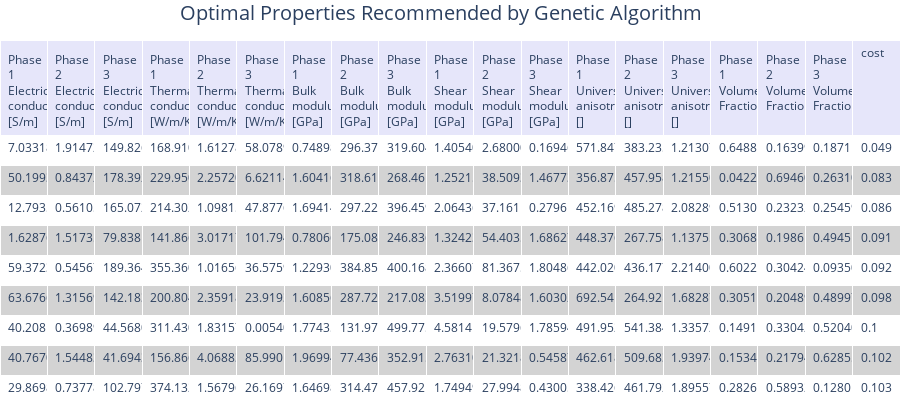

Source (notebook cell):
### Markdown cell above
Print the optimization results as a table. Each row represents a *theoretical* material.

### Code cell
visualizer.print_table_of_best_designs(rows=10)

### Figure 1 — Plotly figure (JSON) as saved in the notebook; plotly's stock layout.template omitted (floating-point values rounded to 4 significant figures; data arrays with more than 128 entries replaced by an {"elided": "..."} marker saying what was removed)
{"data": [{"cells": {"align": "left", "fill": {"color": [["white", "lightgrey", "white", "lightgrey", "white", "lightgrey", "white", "lightgrey", "white", "lightgrey"]]}, "font": {"size": 12}, "height": 30, "values": {"elided": "19x10 float values"}}, "columnwidth": 1000, "header": {"align": "left", "fill": {"color": "lavender"}, "font": {"size": 12}, "height": 30, "values": ["Phase 1 Electrical conductivity, [S/m]", "Phase 2 Electrical conductivity, [S/m]", "Phase 3 Electrical conductivity, [S/m]", "Phase 1 Thermal conductivity, [W/m/K]", "Phase 2 Thermal conductivity, [W/m/K]", "Phase 3 Thermal conductivity, [W/m/K]", "Phase 1 Bulk modulus, [GPa]", "Phase 2 Bulk modulus, [GPa]", "Phase 3 Bulk modulus, [GPa]", "Phase 1 Shear modulus, [GPa]", "Phase 2 Shear modulus, [GPa]", "Phase 3 Shear modulus, [GPa]", "Phase 1 Universal anisotropy, []", "Phase 2 Universal anisotropy, []", "Phase 3 Universal anisotropy, []", "Phase 1 Volume Fraction", "Phase 2 Volume Fraction", "Phase 3 Volume Fraction", "cost"]}, "type": "table"}], "layout": {"autosize": true, "height": 400, "margin": {"b": 0, "l": 0, "r": 0, "t": 40}, "title": {"font": {"size": 20}, "text": "Optimal Properties Recommended by Genetic Algorithm", "x": 0.2}}}
